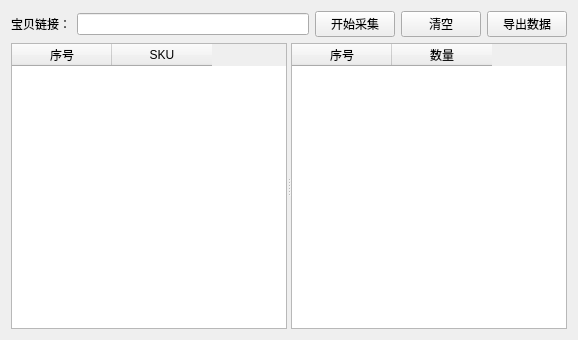
<?xml version="1.0" encoding="UTF-8"?>
<ui version="4.0">
 <class>Form</class>
 <widget class="QWidget" name="Form">
  <property name="geometry">
   <rect>
    <x>0</x>
    <y>0</y>
    <width>578</width>
    <height>340</height>
   </rect>
  </property>
  <property name="windowTitle">
   <string>Form</string>
  </property>
  <layout class="QVBoxLayout" name="verticalLayout" stretch="0,1">
   <item>
    <layout class="QHBoxLayout" name="horizontalLayout">
     <item>
      <widget class="QLabel" name="product_links">
       <property name="text">
        <string>宝贝链接：</string>
       </property>
      </widget>
     </item>
     <item>
      <widget class="QLineEdit" name="product_links_textarea"/>
     </item>
     <item>
      <widget class="QPushButton" name="start_collecting">
       <property name="sizePolicy">
        <sizepolicy hsizetype="Preferred" vsizetype="Fixed">
         <horstretch>0</horstretch>
         <verstretch>0</verstretch>
        </sizepolicy>
       </property>
       <property name="text">
        <string>开始采集</string>
       </property>
      </widget>
     </item>
     <item>
      <widget class="QPushButton" name="clear">
       <property name="text">
        <string>清空</string>
       </property>
      </widget>
     </item>
     <item>
      <widget class="QPushButton" name="export_data">
       <property name="text">
        <string>导出数据</string>
       </property>
      </widget>
     </item>
    </layout>
   </item>
   <item>
    <widget class="QSplitter" name="splitter">
     <property name="orientation">
      <enum>Qt::Horizontal</enum>
     </property>
     <widget class="QTableWidget" name="productHeader">
      <column>
       <property name="text">
        <string>序号</string>
       </property>
      </column>
      <column>
       <property name="text">
        <string>SKU</string>
       </property>
      </column>
     </widget>
     <widget class="QTableWidget" name="productCountHeader">
      <column>
       <property name="text">
        <string>序号</string>
       </property>
      </column>
      <column>
       <property name="text">
        <string>数量</string>
       </property>
      </column>
     </widget>
    </widget>
   </item>
  </layout>
 </widget>
 <resources/>
 <connections/>
</ui>
